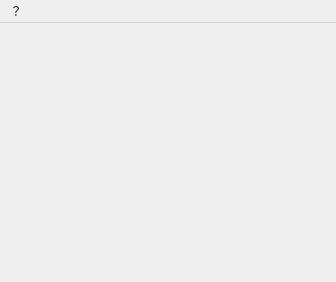
<?xml version="1.0" encoding="UTF-8"?>
<ui version="4.0">
 <class>MainWindow</class>
 <widget class="QMainWindow" name="MainWindow">
  <property name="geometry">
   <rect>
    <x>0</x>
    <y>0</y>
    <width>336</width>
    <height>282</height>
   </rect>
  </property>
  <property name="windowTitle">
   <string>MainWindow</string>
  </property>
  <widget class="QWidget" name="centralwidget"/>
  <widget class="QMenuBar" name="menubar">
   <property name="geometry">
    <rect>
     <x>0</x>
     <y>0</y>
     <width>336</width>
     <height>20</height>
    </rect>
   </property>
   <widget class="QMenu" name="menu">
    <property name="title">
     <string>？</string>
    </property>
    <addaction name="actionStart"/>
    <addaction name="actionSelectAll"/>
    <addaction name="actionUnselectAll"/>
   </widget>
   <addaction name="menu"/>
  </widget>
  <action name="actionStart">
   <property name="text">
    <string>!!</string>
   </property>
  </action>
  <action name="actionSelectAll">
   <property name="text">
    <string>全选</string>
   </property>
  </action>
  <action name="actionUnselectAll">
   <property name="text">
    <string>取消全选</string>
   </property>
   <property name="toolTip">
    <string>取消全选</string>
   </property>
  </action>
 </widget>
 <resources/>
 <connections/>
</ui>
